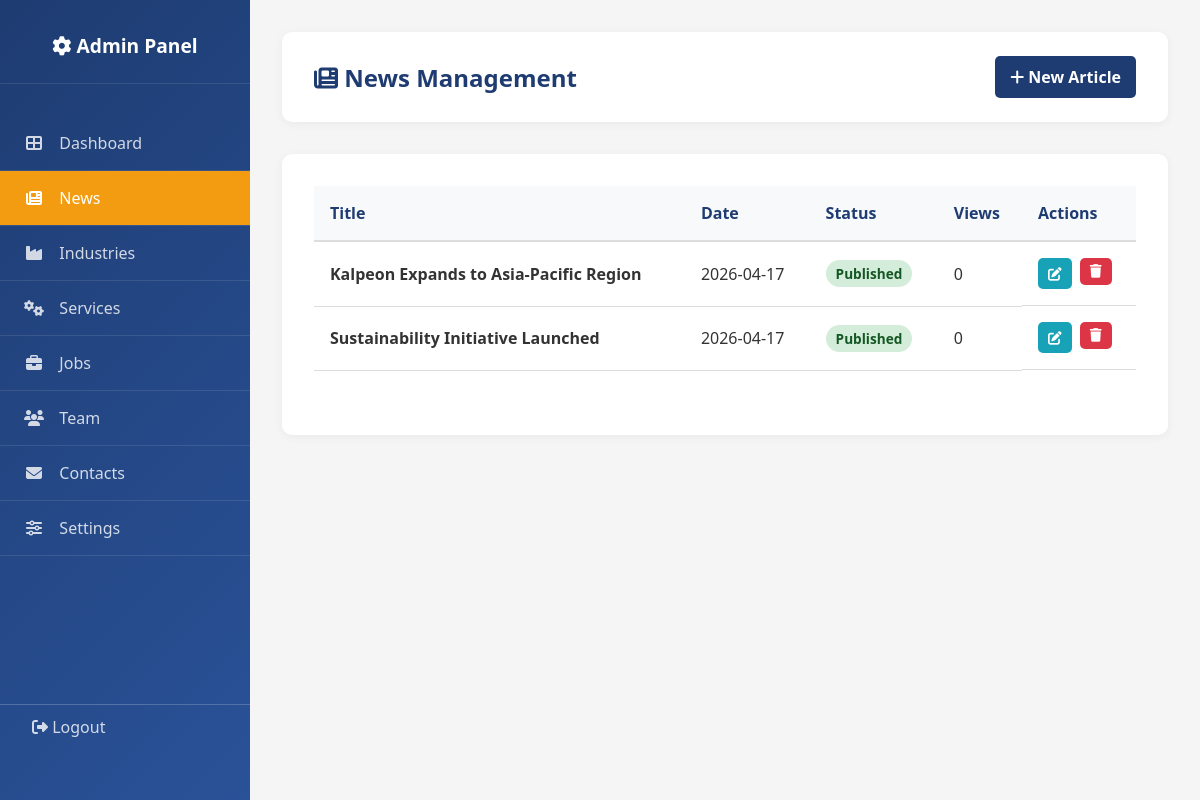
The app's page /admin/news (signed in) with its own data.
### models.py (models this page shows, shortened)
class News(db.Model):
    __tablename__ = 'news'
    id = db.Column(db.Integer, primary_key=True)
    title = db.Column(db.String(200), nullable=False)
    content = db.Column(db.Text, nullable=False)
    date = db.Column(db.DateTime, default=datetime.utcnow)
    image = db.Column(db.String(200), default='news_default.jpg')
    is_published = db.Column(db.Boolean, default=True)
    views = db.Column(db.Integer, default=0)
    created_at = db.Column(db.DateTime, default=datetime.utcnow)
    updated_at = db.Column(db.DateTime, default=datetime.utcnow, onupdate=datetime.utcnow)

### app.py (the view)
@app.route('/admin/news')
@login_required
def admin_news_list():
    page = request.args.get('page', 1, type=int)
    news_list = News.query.order_by(News.created_at.desc()).paginate(page=page, per_page=10)
    return render_template('admin/news_list.html', news=news_list)

### app.py (called while the page is built)
@login_manager.user_loader
def load_user(user_id):
    return Admin.query.get(int(user_id))

### templates/admin/news_list.html (shortened to what this page needs)
<!DOCTYPE html>
<html lang="en">
<head>
    <link rel="stylesheet" href="https://cdnjs.cloudflare.com/ajax/libs/font-awesome/6.4.0/css/all.min.css">
    <link rel="stylesheet" href="{{ url_for('static', filename='css/admin-style.css') }}">
</head>
<body>
    <div class="admin-layout">
        <aside class="sidebar">
            <div class="sidebar-header">
                <h2><i class="fas fa-cog"></i> Admin Panel</h2>
            </div>
            <nav>
                <ul class="sidebar-nav">
                    <li><a href="{{ url_for('admin_dashboard') }}"><i class="fas fa-th-large"></i> Dashboard</a></li>
                    <li><a href="{{ url_for('admin_news_list') }}" class="active"><i class="fas fa-newspaper"></i> News</a></li>
                    <li><a href="{{ url_for('admin_industries_list') }}"><i class="fas fa-industry"></i> Industries</a></li>
                    <li><a href="{{ url_for('admin_services_list') }}"><i class="fas fa-cogs"></i> Services</a></li>
                    <li><a href="{{ url_for('admin_jobs_list') }}"><i class="fas fa-briefcase"></i> Jobs</a></li>
                    <li><a href="{{ url_for('admin_team_list') }}"><i class="fas fa-users"></i> Team</a></li>
                    <li><a href="{{ url_for('admin_contacts_list') }}"><i class="fas fa-envelope"></i> Contacts</a></li>
                    <li><a href="{{ url_for('admin_settings') }}"><i class="fas fa-sliders-h"></i> Settings</a></li>
                </ul>
            </nav>
            <div class="sidebar-footer">
                <a href="{{ url_for('admin_logout') }}"><i class="fas fa-sign-out-alt"></i> Logout</a>
            </div>
        </aside>
        <main class="main-content">
            <div class="topbar">
                <h1><i class="fas fa-newspaper"></i> News Management</h1>
                <a href="{{ url_for('admin_news_create') }}" class="btn btn-primary">
                    <i class="fas fa-plus"></i> New Article
                </a>
            </div>
            <div class="content-section">
                <table class="data-table">
                    <thead>
                        <tr>
                            <th>Title</th>
                            <th>Date</th>
                            <th>Status</th>
                            <th>Views</th>
                            <th>Actions</th>
                        </tr>
                    </thead>
                    <tbody>
                        {% for article in news.items %}
                        <tr>
                            <td><strong>{{ article.title }}</strong></td>
                            <td>{{ article.date.strftime('%Y-%m-%d') }}</td>
                            <td>
                                <span class="badge {% if article.is_published %}success{% else %}warning{% endif %}">
                                    {% if article.is_published %}Published{% else %}Draft{% endif %}
                                </span>
                            </td>
                            <td>{{ article.views }}</td>
                            <td class="action-buttons">
                                <a href="{{ url_for('admin_news_edit', news_id=article.id) }}" class="btn btn-sm btn-info" title="Edit">
                                    <i class="fas fa-edit"></i>
                                </a>
                                <form method="POST" action="{{ url_for('admin_news_delete', news_id=article.id) }}" style="display: inline;">
                                    <button type="submit" class="btn btn-sm btn-danger" title="Delete" onclick="return confirm('Are you sure?')">
                                        <i class="fas fa-trash"></i>
                                    </button>
                                </form>
                            </td>
                        </tr>
                        {% endfor %}
                    </tbody>
                </table>
            </div>
        </main>
    </div>
</body>
</html>

### static/css/admin-style.css (style rules this page uses)
* { margin: 0; padding: 0; box-sizing: border-box; }
body { font-family: 'Segoe UI', Tahoma, Geneva, Verdana, sans-serif; background-color: #f5f5f5; color: #333; }
.admin-layout { display: flex; min-height: 100vh; }
.sidebar { width: 250px; background: linear-gradient(135deg, #1e3c72, #2a5298); color: white; padding: 2rem 0; position: fixed; height: 100vh; overflow: hidden; z-index: 900; display: flex; flex-direction: column; }
.sidebar-header { padding: 0 1.5rem 1.5rem; border-bottom: 1px solid rgba(255,255,255,0.1); margin-bottom: 2rem; text-align: center; }
.sidebar-header h2 { color: white; font-size: 1.2rem; }
.sidebar-nav { list-style: none; flex: 1; overflow-y: auto; padding-bottom: 120px; }
.sidebar-nav li { border-bottom: 1px solid rgba(255,255,255,0.1); }
.sidebar-nav a { display: block; color: rgba(255,255,255,0.8); text-decoration: none; padding: 1rem 1.5rem; transition: all 0.3s ease; }
.sidebar-nav a.active { background-color: #f39c12; color: white; }
.sidebar-nav i { margin-right: 0.7rem; width: 20px; text-align: center; }
.sidebar-footer { padding: 1.5rem; border-top: 1px solid rgba(255,255,255,0.2); margin-top: auto; min-height: 80px; }
.sidebar-footer a { display: block; color: rgba(255,255,255,0.8); padding: 0.8rem 1.2rem; border-radius: 5px; text-decoration: none; transition: all 0.3s ease; margin-bottom: 0.5rem; }
.main-content { flex: 1; margin-left: 250px; padding: 2rem; }
.topbar { background: white; padding: 1.5rem 2rem; border-radius: 10px; display: flex; justify-content: space-between; align-items: center; margin-bottom: 2rem; box-shadow: 0 2px 10px rgba(0,0,0,0.05); }
.topbar h1 { color: #1e3c72; font-size: 1.5rem; }
.btn { padding: 10px 15px; border: none; border-radius: 5px; cursor: pointer; text-decoration: none; display: inline-block; font-weight: 600; transition: all 0.3s ease; }
.btn-primary { background-color: #1e3c72; color: white; }
.btn-info { background-color: #17a2b8; color: white; }
.btn-danger { background-color: #dc3545; color: white; }
.btn-sm { padding: 6px 10px; font-size: 0.85rem; }
.content-section { background: white; padding: 2rem; border-radius: 10px; box-shadow: 0 2px 10px rgba(0,0,0,0.05); margin-bottom: 2rem; }
.data-table { width: 100%; border-collapse: collapse; margin-bottom: 2rem; }
.data-table thead { background-color: #f8f9fa; }
.data-table th { padding: 1rem; text-align: left; color: #1e3c72; font-weight: 600; border-bottom: 2px solid #ddd; }
.data-table td { padding: 1rem; border-bottom: 1px solid #ddd; }
.data-table .action-buttons { display: flex; gap: 0.5rem; }
.data-table .action-buttons form { display: inline; }
.badge { padding: 4px 12px; border-radius: 20px; font-size: 0.85rem; font-weight: 600; display: inline-block; }

### records on screen
News: title "Kalpeon Expands to Asia-Pacific Region", date "2026-04-17", is_published "Published", views "0"
News: title "Sustainability Initiative Launched", date "2026-04-17", is_published "Published", views "0"
